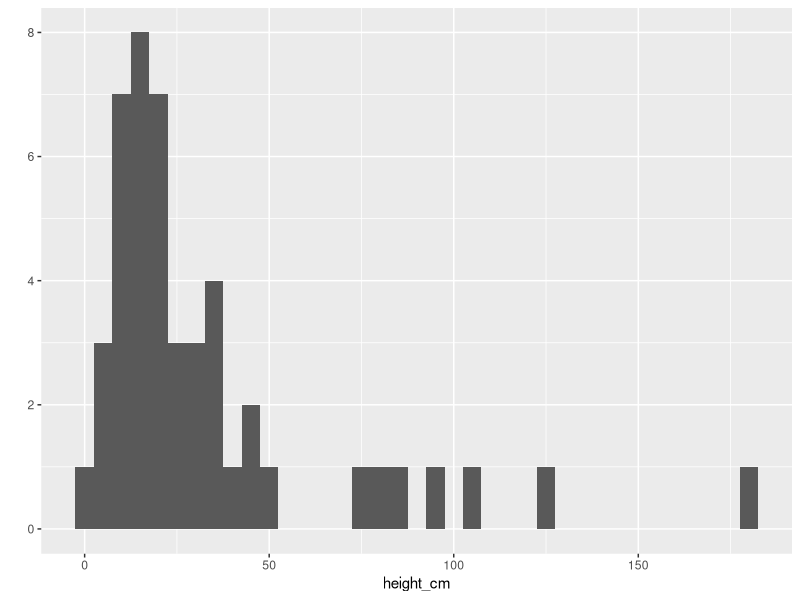

Generate this figure with R:
# Visualize-R
# Roshael Chellappah
# BIOL 434 - Dr. Collauti
# January 19th, 2022

# see word document "Visualize-R Part I.docx" for Part I of assignment.

# PART 2 - VISUALIZATIONS
# **Data Overview**

# Dong, Lei et al. (2020), Data from: Phylogenetic structure and formation mechanism of shrub 
# communities in arid and semi-arid areas of the Mongolian Plateau, Dryad, Dataset, 
# https://doi.org/10.5061/dryad.6m905qfvv

# This paper studied the phylogenetic structure of the shrub communities in arid and semiarid 
# areas of the Mongolian Plateau. The main variables within the dataset "Traits.csv" are the 
# phylogenetic signals of the height(cm), canopy (m2), leaf length (cm) and leaf width (mm) of 
# studied shrubs and subshrubs.

MyData <- read.csv("./Traits.csv")
library(ggplot2)
str(MyData)


# Question 1 ----------------------------------------------------------------------------------
## A frequency distribution of a single continuous variable
qplot(x = height_cm, data = MyData, binwidth = 5)

# Question 2 ----------------------------------------------------------------------------------
## A bivariate plot of two continuous variables


# Question 3 ----------------------------------------------------------------------------------
## A boxplot of a continuous variable measured in 2 or more groups

# Question 4 ----------------------------------------------------------------------------------
## A bivariate plot of two continuous variables, colour-coded for 2 or more groups and scaled in 
## size based on a third continous variable 

# Question 5 ----------------------------------------------------------------------------------
## One graph of your choice, of any type, using any data. Create this using ggplot() with parameters 
## to make the graph look as clean (no unnecessary lines or shading) . Try to reproduce a clean but 
## eye-catching figure that you might see in a journal like Nature or Science.
